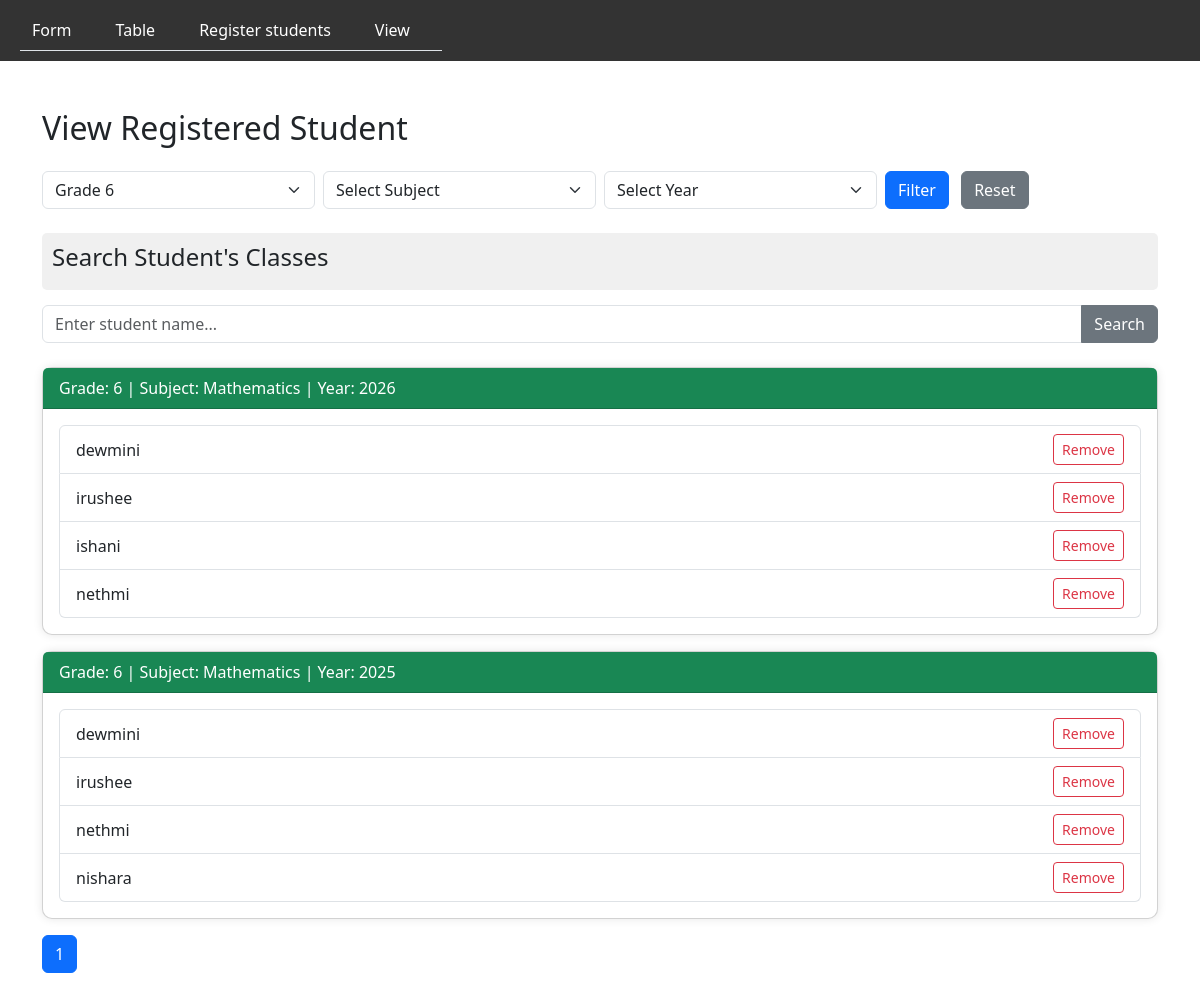
The page /check4.php?class_id=1 on the database its author committed.
### tables this page shows
CREATE TABLE `class` (
  `class_id` int(11) NOT NULL,
  `grade` varchar(100) DEFAULT NULL
);

CREATE TABLE `register` (
  `id` int(11) NOT NULL,
  `st_id` int(11) NOT NULL,
  `class_id` int(11) NOT NULL,
  `subject_id` int(11) NOT NULL,
  `year` int(11) NOT NULL
);

CREATE TABLE `student` (
  `st_id` int(11) NOT NULL,
  `full_name` varchar(100) DEFAULT NULL,
  `address` varchar(255) DEFAULT NULL,
  `dob` date DEFAULT NULL,
  `whatsapp_no` varchar(15) DEFAULT NULL,
  `guardian_name` varchar(100) DEFAULT NULL,
  `guardian_contact` varchar(15) DEFAULT NULL,
  `email` varchar(100) DEFAULT NULL,
  `password` varchar(50) DEFAULT NULL,
  `admission_date` date DEFAULT NULL,
  `user_id` int(11) NOT NULL
);

### check4.php (the view, shortened to what this page needs)
<?php include 'db.php'; ?>
<!DOCTYPE html>
<html>
<head>
  <link href="https://cdn.jsdelivr.net/npm/bootstrap@5.3.0/dist/css/bootstrap.min.css" rel="stylesheet">
</head>
<body >
<?php include "check_nav.php"; ?>
<div class="container mt-5">
  <h2 class="mb-4">View Registered Student</h2>
  <form method="GET" class="mb-4">
    <div class="row g-2">
      <div class="col-md-3">
        <select name="class_id" class="form-select">
          <?php
          $res = $conn->query("SELECT DISTINCT class_id, grade FROM class ORDER BY grade ASC");
          $selected_class = $_GET['class_id'] ?? '';
          while ($row = $res->fetch_assoc()) {
            $selected = ($selected_class == $row['class_id']) ? 'selected' : '';
            echo "<option value='{$row['class_id']}' $selected>Grade {$row['grade']}</option>";
          }
          ?>
        </select>
      </div>
      <div class="col-md-3">
        <select name="subject_id" class="form-select">
          <option value="">Select Subject</option>
        </select>
      </div>
      <div class="col-md-3">
        <select name="year" class="form-select">
          <option value="">Select Year</option>
        </select>
      </div>
      <div class="col-md-3">
        <button type="submit" class="btn btn-primary">Filter</button>
        <a href="check4.php" class="btn btn-secondary ms-2">Reset</a>
      </div>
    </div>
  </form>
  <div class="section-title"><h4>Search Student's Classes</h4></div>
  <form method="GET" class="mb-4">
    <div class="input-group">
      <input type="text" name="student_search" class="form-control" placeholder="Enter student name..."
             value="<?= htmlspecialchars($_GET['student_search'] ?? '') ?>">
      <button class="btn btn-secondary" type="submit">Search</button>
    </div>
  </form>
  <?php
  if (!empty($_GET['class_id']) || !empty($_GET['subject_id']) || !empty($_GET['year'])) {
    $class_id = isset($_GET['class_id']) && $_GET['class_id'] !== '' ? (int)$_GET['class_id'] : null;
    $limit = 5;
    $page = isset($_GET['page']) && is_numeric($_GET['page']) ? (int)$_GET['page'] : 1;
    $offset = ($page - 1) * $limit;
    $conditions = [];
    if ($class_id) $conditions[] = "r.class_id = $class_id";
    $where_sql = '';
    if (count($conditions) > 0) {
      $where_sql = 'WHERE ' . implode(' AND ', $conditions);
    }
    $count_sql = "SELECT COUNT(DISTINCT CONCAT(r.subject_id, '_', r.year)) as total
                  FROM register r
                  $where_sql";
    $count_result = $conn->query($count_sql);
    $total_rows = $count_result->fetch_assoc()['total'];
    $total_pages = ceil($total_rows / $limit);
    $sql = "SELECT DISTINCT r.subject_id, r.year, sub.name AS subject
            FROM register r
            JOIN subject sub ON r.subject_id = sub.subject_id
            $where_sql
            ORDER BY r.year DESC
            LIMIT $limit OFFSET $offset";
    $result = $conn->query($sql);
    $grade = '';
    if ($class_id) {
      $res_grade = $conn->query("SELECT grade FROM class WHERE class_id = $class_id LIMIT 1");
      if ($res_grade->num_rows) {
        $grade = $res_grade->fetch_assoc()['grade'];
      }
    }
    if ($result->num_rows > 0) {
      while ($row = $result->fetch_assoc()) {
        $subject = $row['subject'];
        $subject_id = $row['subject_id'];
        $year = $row['year'];
        echo "<div class='card mb-3'>
                <div class='card-header bg-success text-white'>Grade: " . ($grade ?: 'Any') . " | Subject: $subject | Year: $year</div>
                <div class='card-body'>";
        $students_sql = "SELECT r.st_id, s.full_name
                         FROM register r
                         JOIN student s ON r.st_id = s.st_id
                         WHERE r.class_id = " . ($class_id ?? 'r.class_id') . "
                           AND r.subject_id = $subject_id
                           AND r.year = $year
                         ORDER BY s.full_name ASC";
        $student_res = $conn->query($students_sql);
        if ($student_res->num_rows > 0) {
          echo "<ul class='list-group'>";
          while ($s = $student_res->fetch_assoc()) {
            echo "<li class='list-group-item d-flex justify-content-between align-items-center'>
                    {$s['full_name']}
                    <a href='?class_id={$class_id}&subject_id={$subject_id}&year={$year}&delete_id={$s['st_id']}' class='btn btn-sm btn-outline-danger'>Remove</a>
                  </li>";
          }
          echo "</ul>";
        } else {
          echo "<p>No student registered yet.</p>";
        }
        echo "</div></div>";
      }
      echo "<nav>";
      echo "<ul class='pagination'>";
      $query_params = $_GET;
      for ($p = 1; $p <= $total_pages; $p++) {
        $query_params['page'] = $p;
        $url = '?' . http_build_query($query_params);
        $active = ($p == $page) ? 'active' : '';
        echo "<li class='page-item $active'><a class='page-link' href='$url'>$p</a></li>";
      }
      echo "</ul>";
      echo "</nav>";
    } else {
      echo "<p>No classes found with the selected filters.</p>";
    }
  }
  ?>
</div>
</body>
</html>

### check4.php (style rules this page uses)
.card { border-radius: 10px; box-shadow: 0 0 10px rgba(0,0,0,0.1); }
.section-title { background-color: #f0f0f0; padding: 10px; border-radius: 5px; margin-bottom: 15px; }

### rows shown on the page
class: grade "6"
register: st.full_name "dewmini"
register: st.full_name "irushee"
register: st.full_name "ishani"
register: st.full_name "nethmi"
register: st.full_name "dewmini"
register: st.full_name "irushee"
register: st.full_name "nethmi"
register: st.full_name "nishara"

### other values the page prints
$subject "Mathematics"
$year "2026"
$year "2025"
